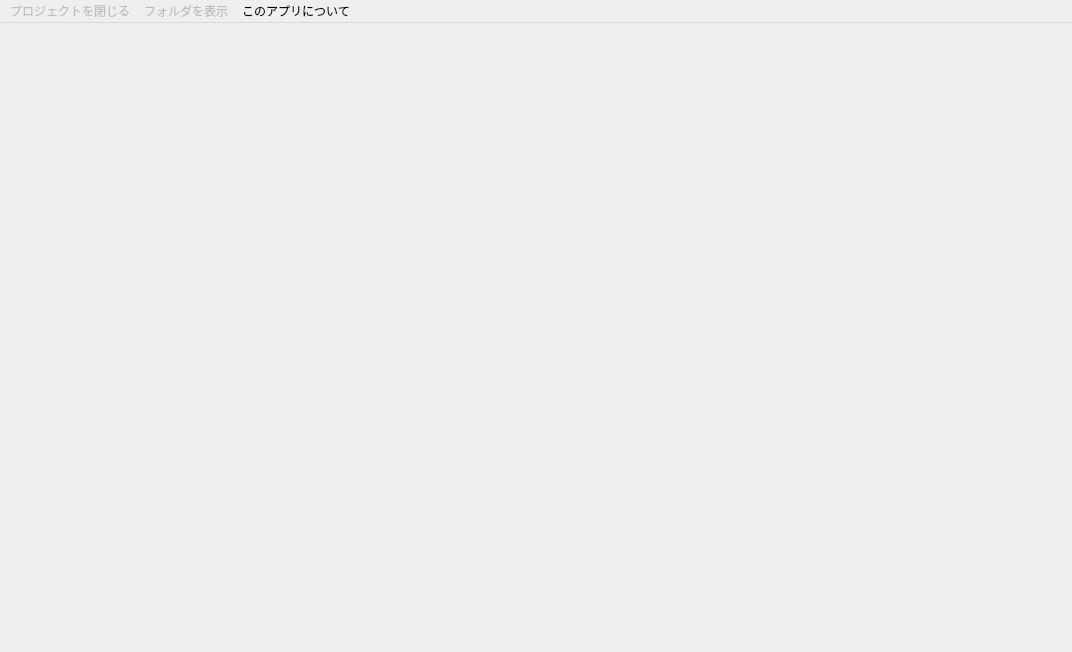
<?xml version="1.0" encoding="UTF-8"?>
<ui version="4.0">
 <class>window_home</class>
 <widget class="QMainWindow" name="window_home">
  <property name="geometry">
   <rect>
    <x>0</x>
    <y>0</y>
    <width>1072</width>
    <height>652</height>
   </rect>
  </property>
  <property name="sizePolicy">
   <sizepolicy hsizetype="Fixed" vsizetype="Fixed">
    <horstretch>0</horstretch>
    <verstretch>0</verstretch>
   </sizepolicy>
  </property>
  <property name="minimumSize">
   <size>
    <width>1072</width>
    <height>652</height>
   </size>
  </property>
  <property name="maximumSize">
   <size>
    <width>1072</width>
    <height>652</height>
   </size>
  </property>
  <property name="windowTitle">
   <string>messimg</string>
  </property>
  <widget class="QWidget" name="root"/>
  <widget class="QMenuBar" name="bar_menu">
   <property name="geometry">
    <rect>
     <x>0</x>
     <y>0</y>
     <width>1072</width>
     <height>34</height>
    </rect>
   </property>
   <widget class="QMenu" name="menu_close_proj">
    <property name="enabled">
     <bool>false</bool>
    </property>
    <property name="title">
     <string>プロジェクトを閉じる</string>
    </property>
   </widget>
   <widget class="QMenu" name="menu_open_proj_dir">
    <property name="enabled">
     <bool>false</bool>
    </property>
    <property name="title">
     <string>フォルダを表示</string>
    </property>
   </widget>
   <widget class="QMenu" name="menu_abt">
    <property name="title">
     <string>このアプリについて</string>
    </property>
   </widget>
   <addaction name="menu_close_proj"/>
   <addaction name="menu_open_proj_dir"/>
   <addaction name="menu_abt"/>
  </widget>
  <widget class="QStatusBar" name="bar_status">
   <property name="sizeGripEnabled">
    <bool>false</bool>
   </property>
  </widget>
 </widget>
 <resources/>
 <connections/>
</ui>
